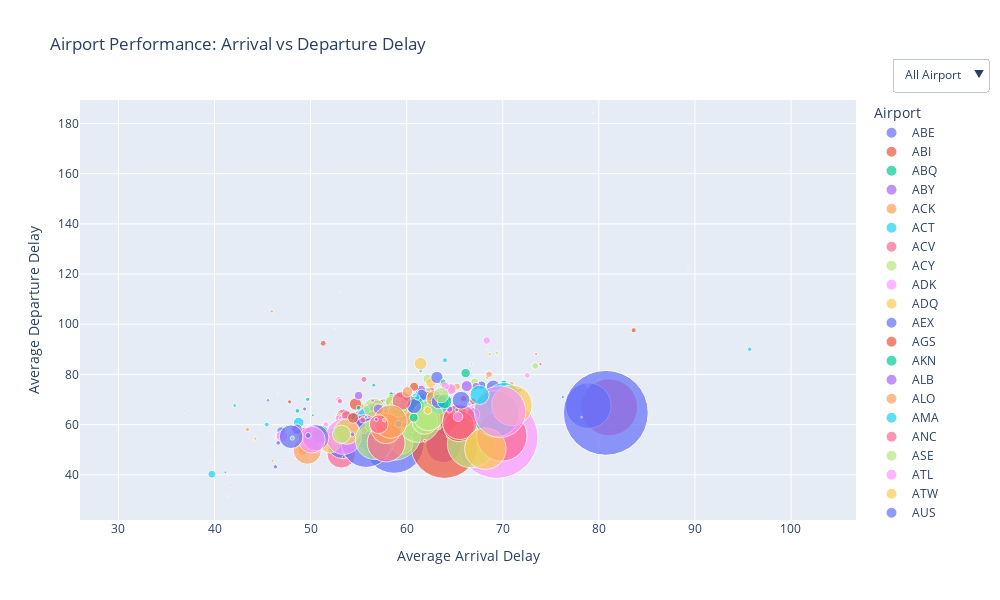

Notebook code for this chart:
### Code cell
import pandas as pd
import plotly.express as px

# Create the interactive scatter plot
def create_interactive_plot(airline_df):
    ## DataSet
   # Group by 'Origin' to calculate the average arrival delay and flight count for each destination/distance
    new_DepAirport_data = airline_df.groupby('Origin').agg(
        AveDepDelay=('DepDelay', 'mean'),
        FlightCount_Dep=('Origin', 'size')
    ).reset_index()
    new_DepAirport_data.rename(columns={'Origin': 'Airport'}, inplace=True)
    
    # Group by 'Dest' to calculate the average arrival delay and flight count for each destination/distance
    new_ArrAirport_data = airline_df.groupby('Dest').agg( 
        AveArrDelay=('ArrDelay', 'mean'),
        FlightCount_Arr=('Dest', 'size') 
    ).reset_index()
    # rename the 
    new_ArrAirport_data.rename(columns={'Dest': 'Airport'}, inplace=True)
    
    # Merge the two DataFrames on 'Origin'
    new_airport_data = pd.merge(
        new_DepAirport_data, 
        new_ArrAirport_data, 
        on='Airport', 
        # Use inner join to match records based on Airport
        how='inner'  
    )
    
    # Add a new column for the total flight count (sum of departure and arrival flight counts)
    new_airport_data['TotalFlightCount'] = new_airport_data['FlightCount_Dep'] + new_airport_data['FlightCount_Arr']
    
    ## scatter plot
    fig = px.scatter(
        new_airport_data, 
        x="AveArrDelay", 
        y="AveDepDelay", 
        # The size of the dots is based on the total number of flights
        size="TotalFlightCount",  
        # Every carriers have different color
        color="Airport",  
        # Show the carrier name on hover
        hover_name="Airport",  
        # label of the plot
        title="Airport Performance: Arrival vs Departure Delay",
        labels={"AveArrDelay": "Average Arrival Delay", "AveDepDelay": "Average Departure Delay"},
        size_max=60
    )
    
    # Add dropdown for filtering by carriers
    fig.update_layout(
        # set the size of the figure
        width = 1000,  
        height = 600, 

        xaxis=dict(
            title="Average Arrival Delay",
            range=[new_airport_data['AveArrDelay'].min()-5, new_airport_data['AveArrDelay'].max()+5]  
        ),
        yaxis=dict(
            title="Average Departure Delay",
            range=[new_airport_data['AveDepDelay'].min()-1, new_airport_data['AveDepDelay'].max()+5]  
        ),
        
        updatemenus=[
            {
                'buttons': [
                    {
                        'label': 'All Airport',
                        'method': 'update',
                        'args': [{'visible': [True] * len(new_airport_data)}, {'title': 'All Airport'}]
                    },
                ] + [
                    {
                        'label': airport,
                        'method': 'update',
                        'args': [
                            {'visible': new_airport_data['Airport'] == airport}, 
                            {'title': f"Airport: {airport}"}
                        ]
                    }
                    for airport in new_airport_data['Airport'].unique()
                ],
                
                'direction': 'down',
                'showactive': True,
                'x': 1.17,
                'y': 1.1,
                'xanchor': 'right',
                'yanchor': 'top'
            }
        ]
    )
    
    # Show the figure
    fig.show()




# Run the function with the data
create_interactive_plot(airline_df)
